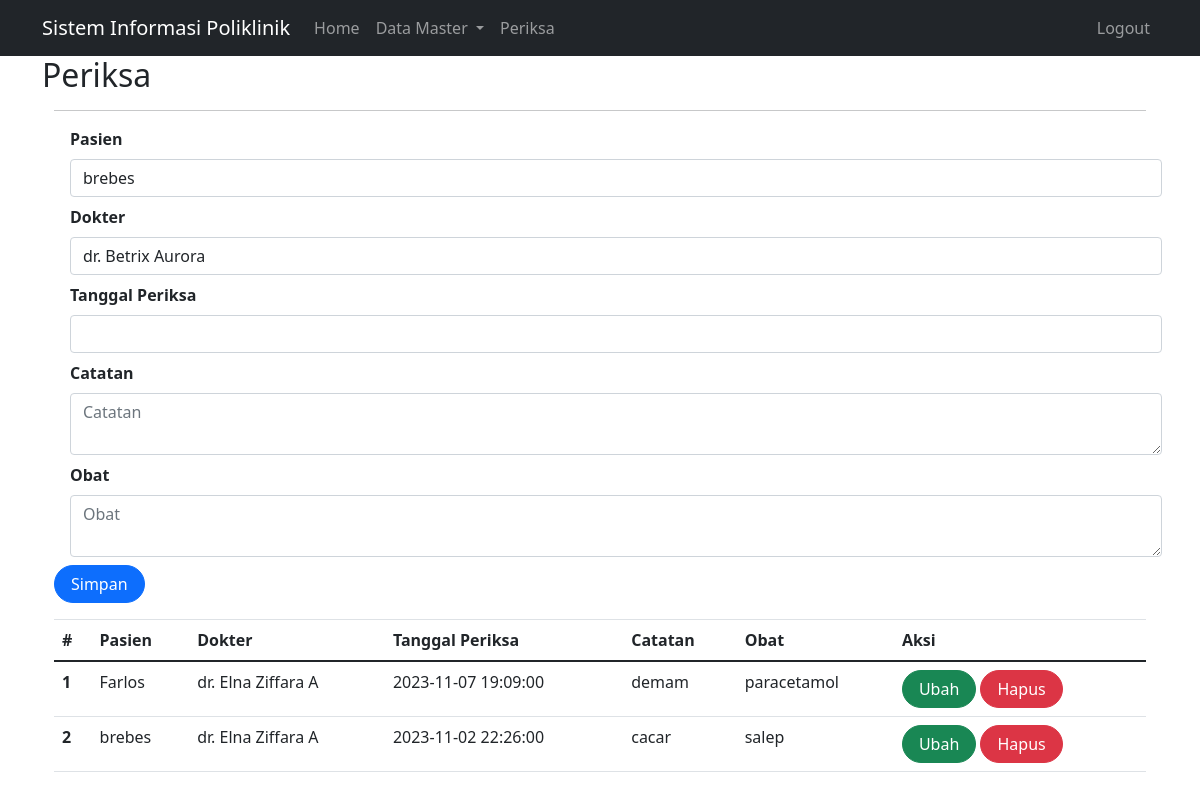
The page /index.php?page=periksa (signed in) on the database its author committed.
### tables this page shows
CREATE TABLE `periksa` (
  `id` int(10) NOT NULL,
  `id_pasien` int(11) DEFAULT NULL,
  `id_dokter` int(11) DEFAULT NULL,
  `tgl_periksa` datetime DEFAULT NULL,
  `catatan` text DEFAULT NULL,
  `obat` varchar(255) DEFAULT NULL
);

CREATE TABLE `pasien` (
  `id` int(10) UNSIGNED NOT NULL,
  `nama` varchar(255) DEFAULT NULL,
  `alamat` varchar(255) DEFAULT NULL,
  `no_hp` varchar(50) DEFAULT NULL
);

CREATE TABLE `dokter` (
  `id` int(10) UNSIGNED NOT NULL,
  `nama` varchar(255) DEFAULT NULL,
  `alamat` varchar(255) DEFAULT NULL,
  `no_hp` varchar(50) DEFAULT NULL
);

### periksa.php (the view, shortened to what this page needs)
<?php
include_once("koneksi.php");
?>
<!DOCTYPE html>
<html lang="en">
<head>
    <link rel="stylesheet" href="assets/css/bootstrap.css">
    <link href="https://cdn.jsdelivr.net/npm/bootstrap@5.0.2/dist/css/bootstrap.min.css"
    rel="stylesheet"
>
</head>
<body>
<div class="container">
<hr>
<form class="form row" method="POST" action="" name="myForm" onsubmit="return(validate());">
    <?php
    $id_pasien = '';
    $tgl_periksa = '';
    $catatan = '';
    $obat ='';
    ?>
    <div class="form-group mx-sm-3 mb-2">
        <label for="inputPasien" class="form-label fw-bold">
            Pasien
        </label>
        <select class="form-control" name="id_pasien">
            <?php
            $selected = '';
            $pasien = mysqli_query($mysqli, "SELECT * FROM pasien");
            while ($data = mysqli_fetch_array($pasien)) {
                if ($data['id'] == $id_pasien) {
                    $selected = 'selected="selected"';
                } else {
                    $selected = '';
                }
            ?>
                <option value="<?php echo $data['id'] ?>" <?php echo $selected ?>><?php echo $data['nama'] ?></option>
            <?php
            }
            ?>
        </select>
    </div>
    <div class="form-group mx-sm-3 mb-2">
        <label for="inputDokter" class="form-label fw-bold">
            Dokter
        </label>
        <select class="form-control" name="id_dokter">
            <?php
            $selected = '';
            $dokter = mysqli_query($mysqli, "SELECT * FROM dokter");
            while ($data = mysqli_fetch_array($dokter)) {
                if ($data['id'] == $id_dokter) {
                    $selected = 'selected="selected"';
                } else {
                    $selected = '';
                }
            ?>
                <option value="<?php echo $data['id'] ?>" <?php echo $selected ?>><?php echo $data['nama'] ?></option>
            <?php
            }
            ?>
        </select>
    </div>
    <div class="form-group mx-sm-3 mb-2">
        <label for="inputTanggal" class="form-label fw-bold">
            Tanggal Periksa
        </label>
        <input type="datetime" class="form-control" name="tgl_periksa" id="inputTanggal" value="<?php echo $tgl_periksa; ?>">
    </div>
    <div class="form-group mx-sm-3 mb-2">
        <label for="inputCatatan" class="form-label fw-bold">
            Catatan
        </label>
        <textarea class="form-control" name="catatan" id="inputCatatan" placeholder="Catatan"><?php echo $catatan; ?></textarea>
    </div>
    <div class="form-group mx-sm-3 mb-2">
        <label for="inputCatatan" class="form-label fw-bold">
            Obat
        </label>
        <textarea class="form-control" name="obat" id="inputObat" placeholder="Obat"><?php echo $obat; ?></textarea>
    </div>
    <div class="form-group">
        <button type="submit" class="btn btn-primary rounded-pill px-3" name="simpan">Simpan</button>
    </div>
</form>
<table class="table table-hover">
    <thead>
        <tr>
            <th scope="col">#</th>
            <th scope="col">Pasien</th>
            <th scope="col">Dokter</th>
            <th scope="col">Tanggal Periksa</th>
            <th scope="col">Catatan</th>
            <th scope="col">Obat</th>
            <th scope="col">Aksi</th>
        </tr>
    </thead>
    <tbody>
        <?php
        $result = mysqli_query(
            $mysqli, "SELECT pr.*, d.nama as 'nama_dokter', p.nama as 'nama_pasien' FROM periksa pr LEFT JOIN dokter d ON (pr.id_dokter = d.id) LEFT JOIN pasien p ON (pr.id_pasien = p.id) ORDER BY pr.tgl_periksa DESC"
        );
        $no = 1;
        while ($data = mysqli_fetch_array($result)) {
        ?>
            <tr>
                <th scope="row"><?php echo $no++ ?></th>
                <td><?php echo $data['nama_pasien'] ?></td>
                <td><?php echo $data['nama_dokter'] ?></td>
                <td><?php echo $data['tgl_periksa'] ?></td>
                <td><?php echo $data['catatan'] ?></td>
                <td><?php echo $data['obat'] ?></td>
                <td>
                    <a class="btn btn-success rounded-pill px-3" href="index.php?page=periksa&id=<?php echo $data['id'] ?>">Ubah</a>
                    <a class="btn btn-danger rounded-pill px-3" href="index.php?page=periksa&id=<?php echo $data['id'] ?>&aksi=hapus">Hapus</a>
                </td>
            </tr>
        <?php
        }
        ?>
    </tbody>
</table>
</body>
</html>

### rows shown on the page
periksa: id_pasien.nama "Farlos", id_dokter.nama "dr. Elna Ziffara A", tgl_periksa "2023-11-07 19:09:00", catatan "demam", obat "paracetamol"
periksa: id_pasien.nama "brebes", id_dokter.nama "dr. Elna Ziffara A", tgl_periksa "2023-11-02 22:26:00", catatan "cacar", obat "salep"

### other values the page prints
$_GET['page'] "Periksa"
form field id_pasien "brebes"
form field id_dokter "dr. Betrix Aurora"
